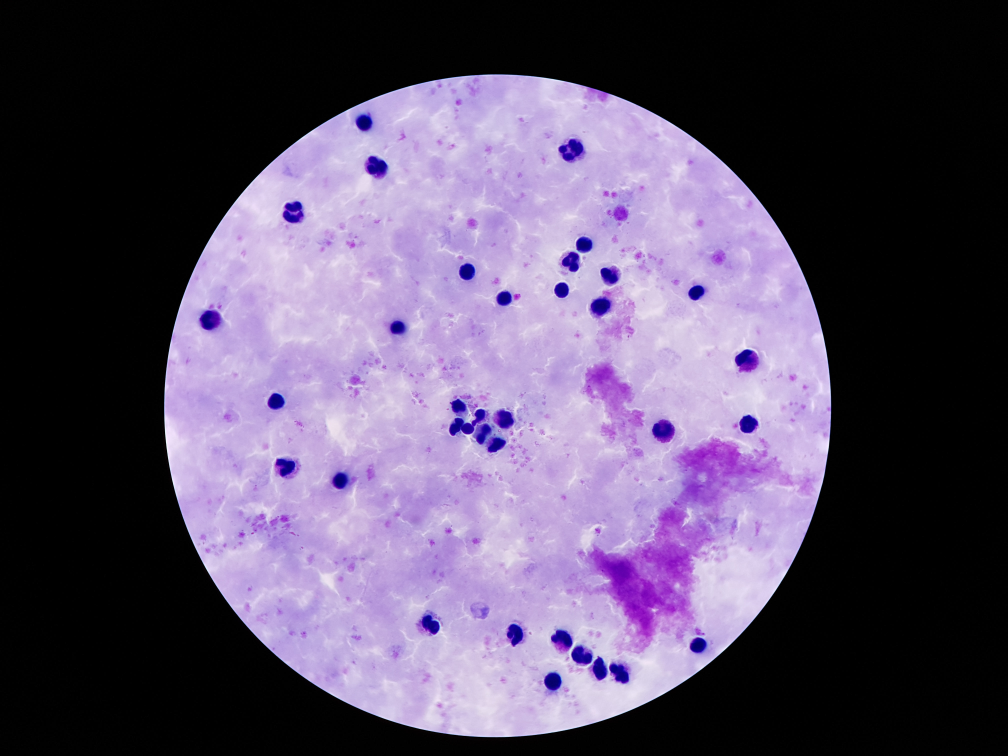
%> input picture 20170824_105405.tiff, 4032 x 3024 px (shown at 1/4 size)
$ octave --eval "result = Diagnosticar('20170824_105405.tiff');"   (GNU Octave 9; MATLAB toolbox functions it lacks are replaced by stand-ins)
%> lines starting %> are read from the running program, lines starting %| are printed output that depends on the picture; in (x1, y1, x2, y2) boxes, pixels count from 0 and x2, y2 are one past the last pixel; in counts of white or black regions, pixels touching at a corner belong together; the program's own positions count from 1
function nueva_fila = Diagnosticar(rutaImagen)
%> called with rutaImagen = '20170824_105405.tiff'
%% *APLICACIÓN*
% *1. SEGMENTACIÓN DE IMAGEN*

% ============ 1. CARGAR LA IMAGEN ============ %
filename = rutaImagen;
I = imread(filename);

% ============ 2. CONVERTIR A ESCALA DE GRISES ============ %
I_double = im2double(I);
I_gris = rgb2gray(I);
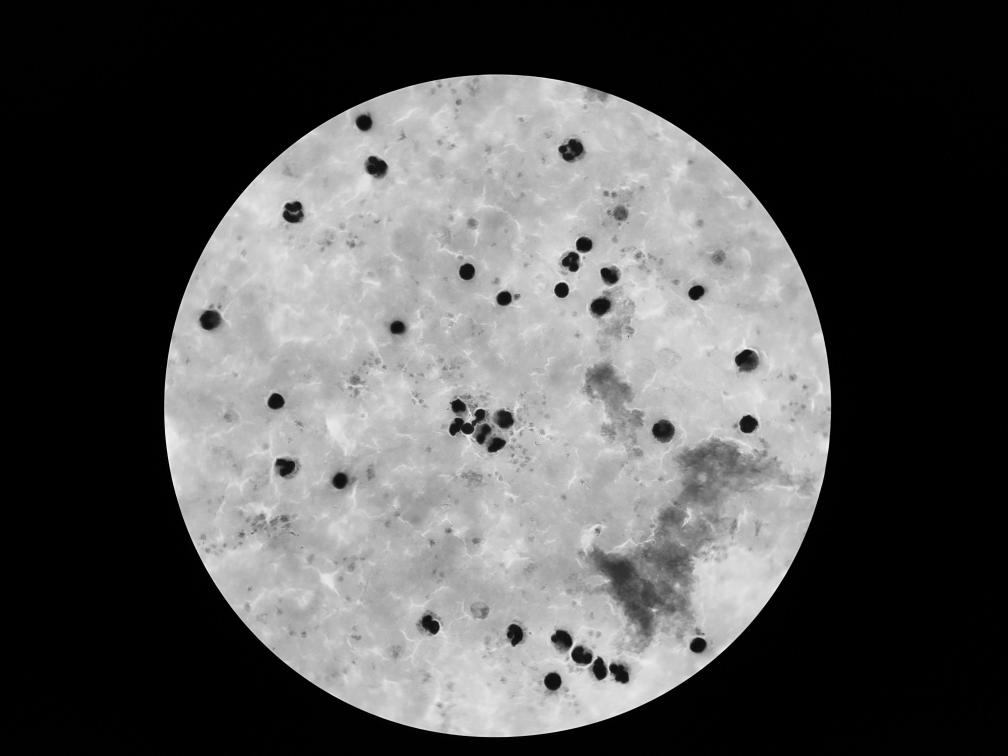
%> I_gris: size 3024x4032 uint8 (shown at 1/4 size); min 0, max 254, mean 83.1
I_gris_double = im2double(I_gris);

% ============ 3. APLICAR FILTROS ============ %
I_Gauss = imgaussfilt(I_double);
I_Gauss_double = im2double(I_Gauss);

% ============ 4. OTSU ============ %
A = mean(im2double(I_Gauss), 3);
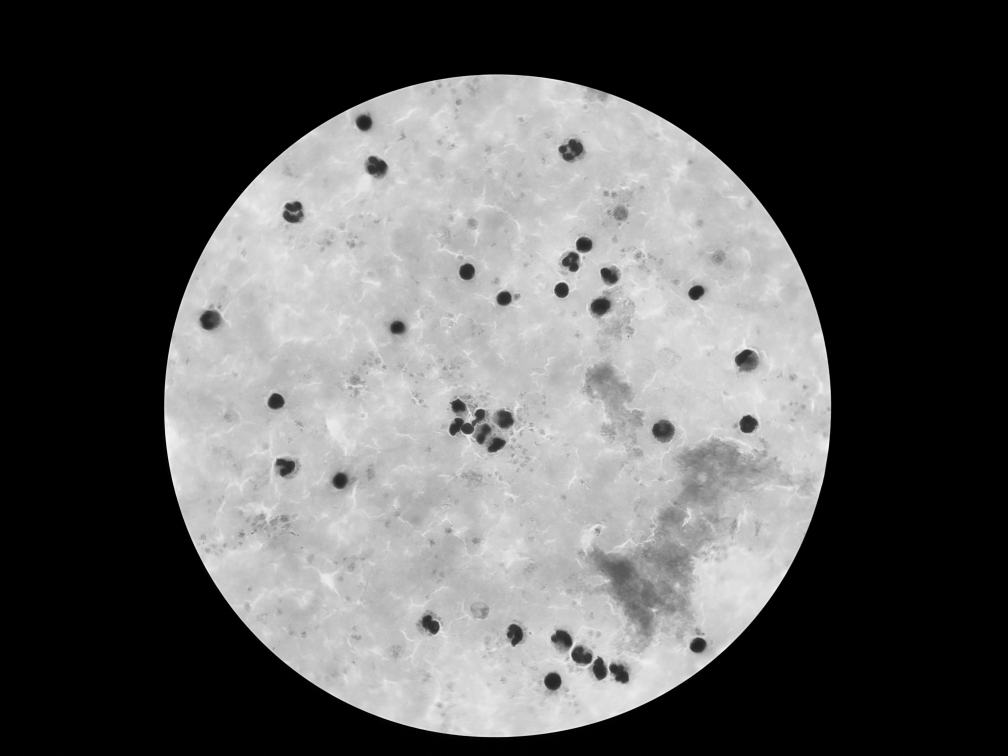
%> A: size 3024x4032 double (shown at 1/4 size); min 0, max 0.989, mean 0.349
TO = graythresh(A);
%> TO = 0.388
C = A > TO;
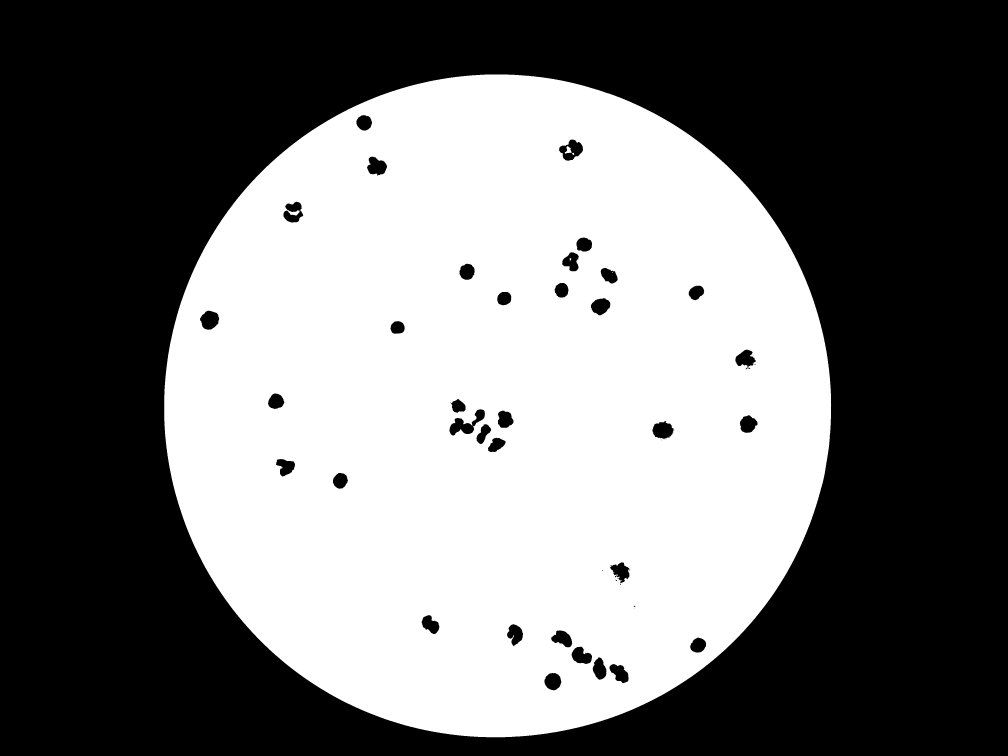
%> C: size 3024x4032 logical (shown at 1/4 size); 44.7% white; 9 white regions (6 under 20 px), largest, box (x1, y1, x2, y2) and area: (657, 298, 3325, 2949) 5450439, (2259, 584, 2297, 620) 489, (2278, 1033, 2285, 1043) 49

% Glóbulos Blancos
BW_invert = ~C;
BW_clean = bwareaopen(BW_invert, 50);
%> BW_clean: size 3024x4032 logical; 55.3% white; 9 black regions (6 under 20 px)
[L, num] = bwlabel(BW_clean);
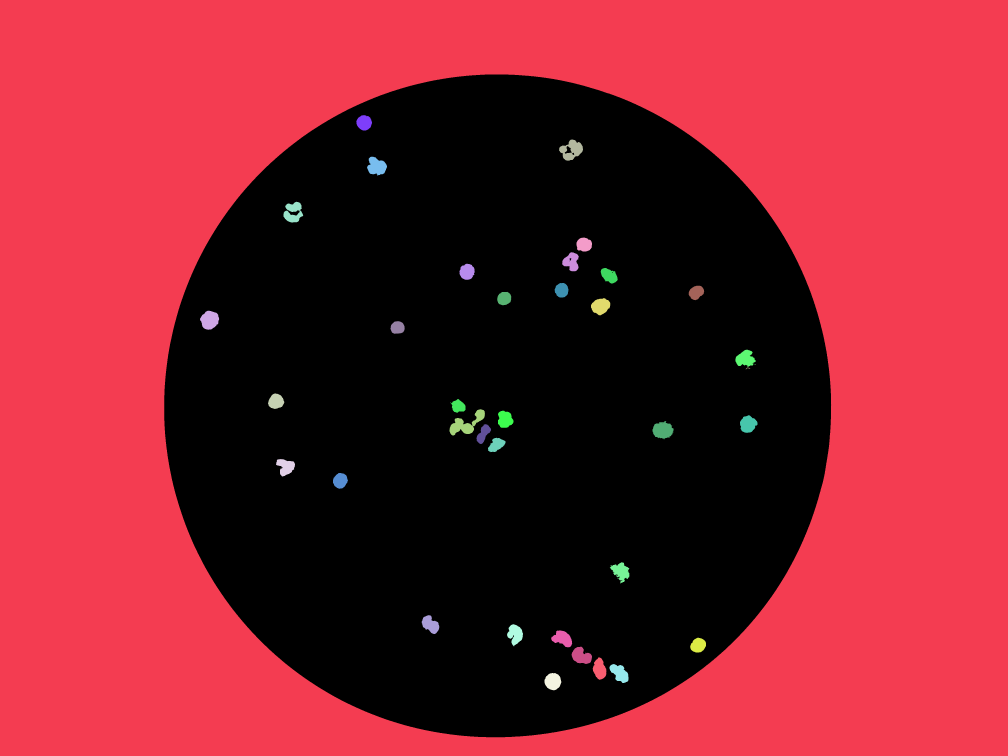
%> L: size 3024x4032 double (shown at 1/4 size); 37 distinct labels, from 0 to 36; one colour per label, 0 black
%> num = 36

stats = regionprops(L, 'Area', 'Centroid', 'BoundingBox');
%> stats = 36 regions; largest, box (x1, y1, x2, y2), Area and Centroid: (0, 0, 4032, 3024) 6627663 [2038.4 1417.2], (1798, 1637, 1940, 1742) 5955 [1866.5 1696.7], (2236, 558, 2332, 643) 4657 [2287.2 601.2], (2610, 1684, 2696, 1757) 4356 [2652 1721.8], (800, 1243, 877, 1319) 4252 [839.3 1281]
min_area = 100;
max_area = 30000;
mask_filtered = false(size(BW_clean));

for k = 1:num
   if stats(k).Area > min_area && stats(k).Area < max_area
       mask_filtered(L == k) = true;
   end
end
%> this loop made 36 passes
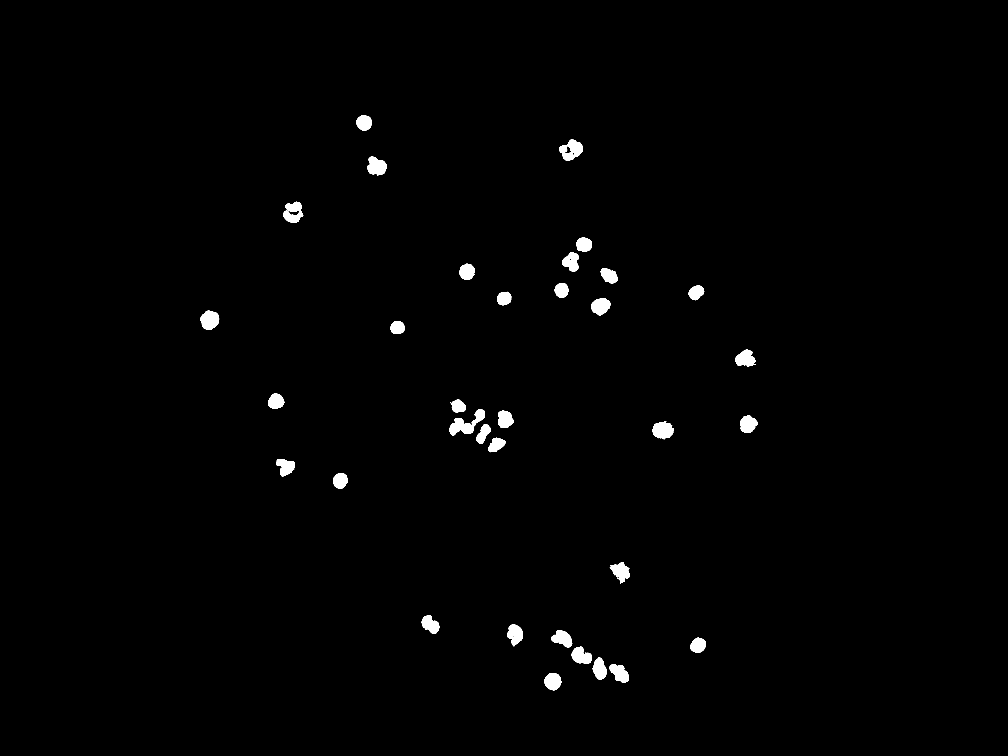
%> mask_filtered: size 3024x4032 logical (shown at 1/4 size); 0.93% white; 34 white regions

[L_filtered, num_filtered] = bwlabel(mask_filtered);
%> L_filtered: size 3024x4032 double; 35 distinct labels, from 0 to 34
%> num_filtered = 34
stats_filtered = regionprops(L_filtered, 'Area', 'Centroid', 'BoundingBox');
%> stats_filtered = 34 regions; largest, box (x1, y1, x2, y2), Area and Centroid: (1798, 1637, 1940, 1742) 5955 [1866.5 1696.7], (2236, 558, 2332, 643) 4657 [2287.2 601.2], (2610, 1684, 2696, 1757) 4356 [2652 1721.8], (800, 1243, 877, 1319) 4252 [839.3 1281], (1134, 807, 1213, 890) 4137 [1173.3 850.3]

% Parásitos
%> (the run ends here)

$ run again, on 20171023_110309.jpg
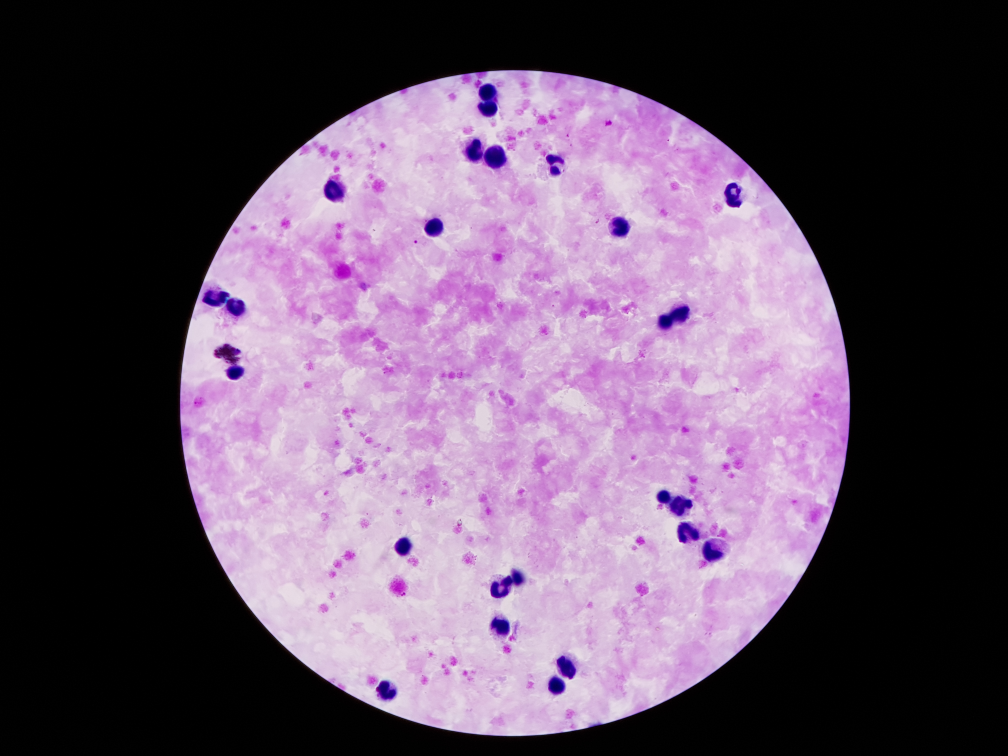
%> input picture 20171023_110309.jpg, 4032 x 3024 px (shown at 1/4 size)
%> TO = 0.396
%> C: size 3024x4032 logical; 45.3% white; 5 white regions (3 under 20 px), largest, box (x1, y1, x2, y2) and area: (720, 281, 3400, 2945) 5525313, (2922, 752, 2948, 783) 609
%> BW_clean: size 3024x4032 logical; 54.7% white; 5 black regions (3 under 20 px)
%> in Diagnosticar, `[L, num] = bwlabel(BW_clean);`:
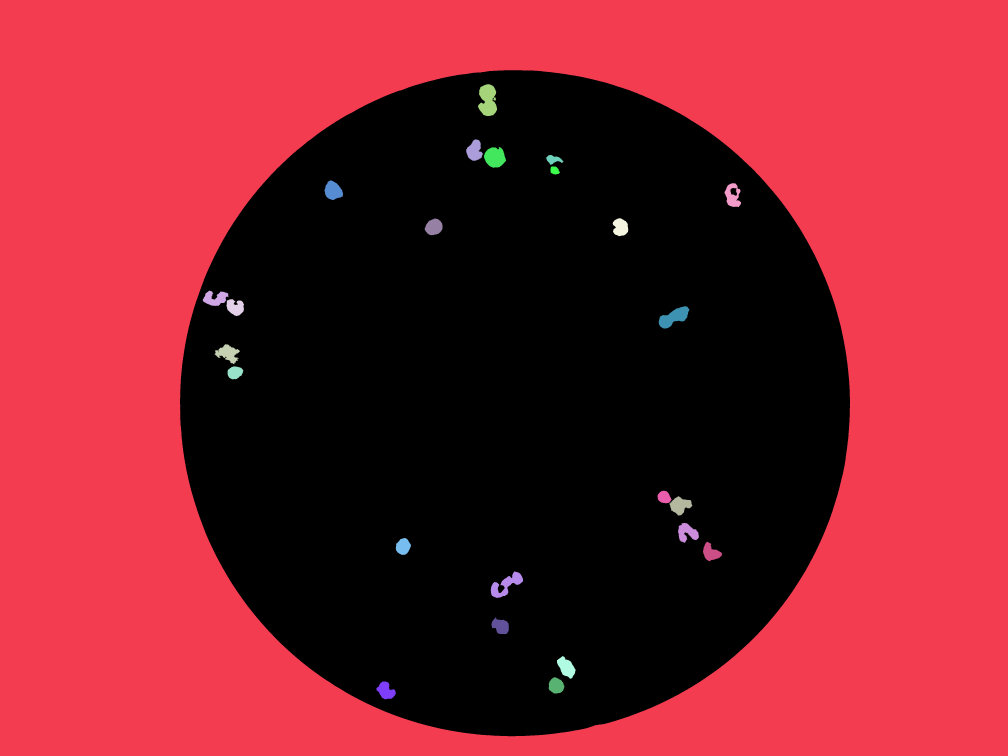
%> L: size 3024x4032 double (shown at 1/4 size); 26 distinct labels, from 0 to 25; one colour per label, 0 black
%> num = 25
%> stats = 25 regions; largest, box (x1, y1, x2, y2), Area and Centroid: (0, 0, 4032, 3024) 6577459 [1979.6 1424.7], (1912, 337, 1988, 464) 7127 [1952.1 401.9], (2635, 1225, 2757, 1314) 5873 [2696.2 1269.6], (1963, 2285, 2092, 2392) 5679 [2025.4 2340.2], (1936, 588, 2024, 671) 5416 [1980.4 630]
%> the loop in Diagnosticar, `for k = 1:num` made 25 passes
%> after the loop in Diagnosticar, `for k = 1:num`:
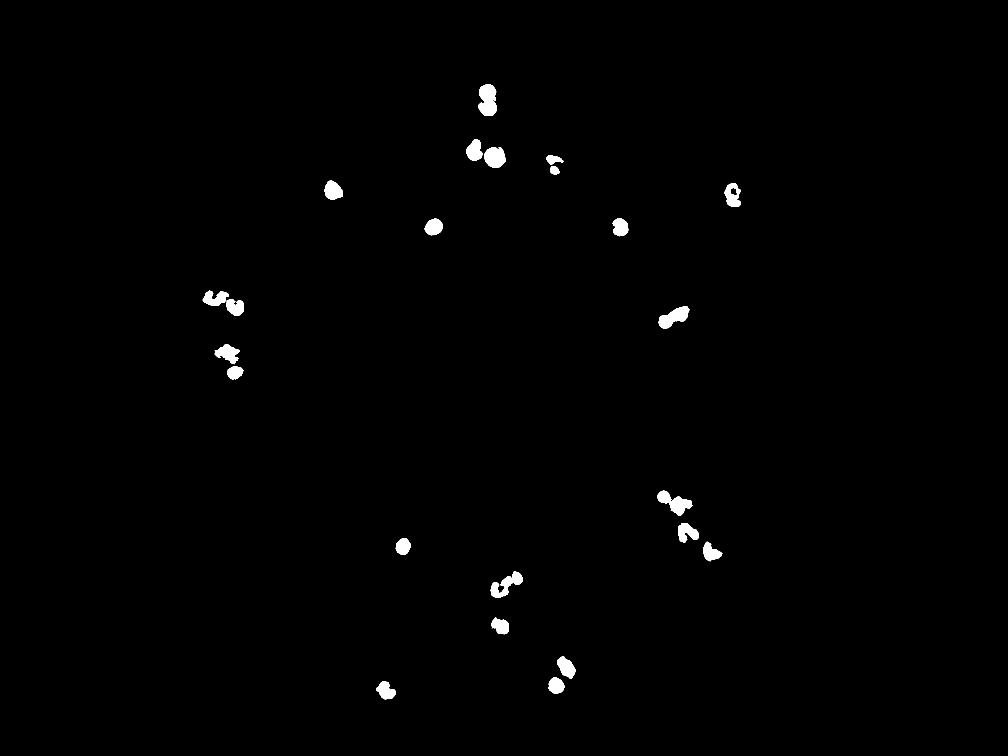
%> mask_filtered: size 3024x4032 logical (shown at 1/4 size); 0.73% white; 24 white regions
%> L_filtered: size 3024x4032 double; 25 distinct labels, from 0 to 24
%> num_filtered = 24
%> stats_filtered = 24 regions; largest, box (x1, y1, x2, y2), Area and Centroid: (1912, 337, 1988, 464) 7127 [1952.1 401.9], (2635, 1225, 2757, 1314) 5873 [2696.2 1269.6], (1963, 2285, 2092, 2392) 5679 [2025.4 2340.2], (1936, 588, 2024, 671) 5416 [1980.4 630], (2677, 1985, 2769, 2062) 4165 [2721 2022.5]
